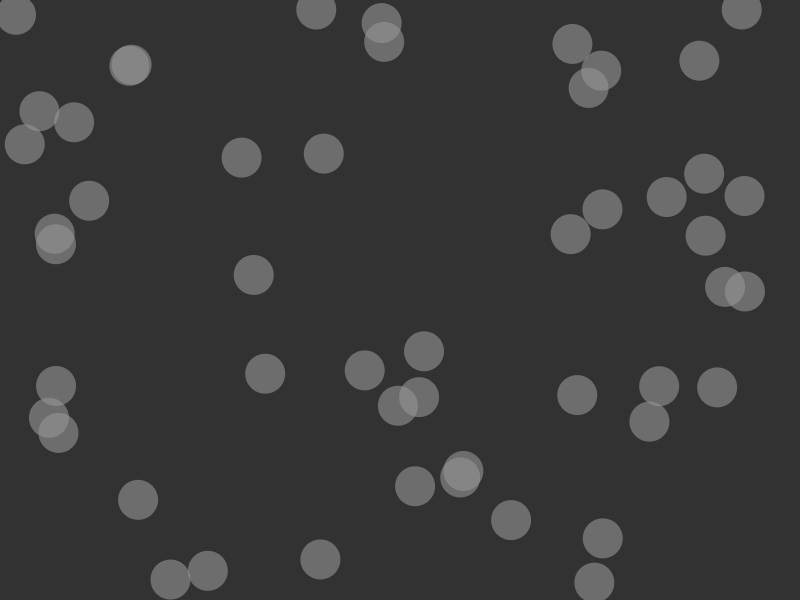
Frame 1 (no input)
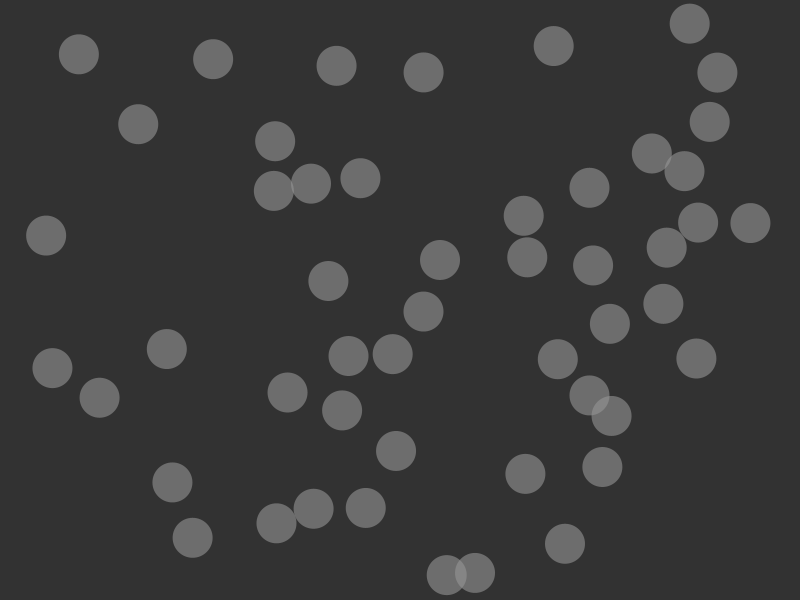
Frame 60 (the mouse pressed at the canvas centre just before this capture)
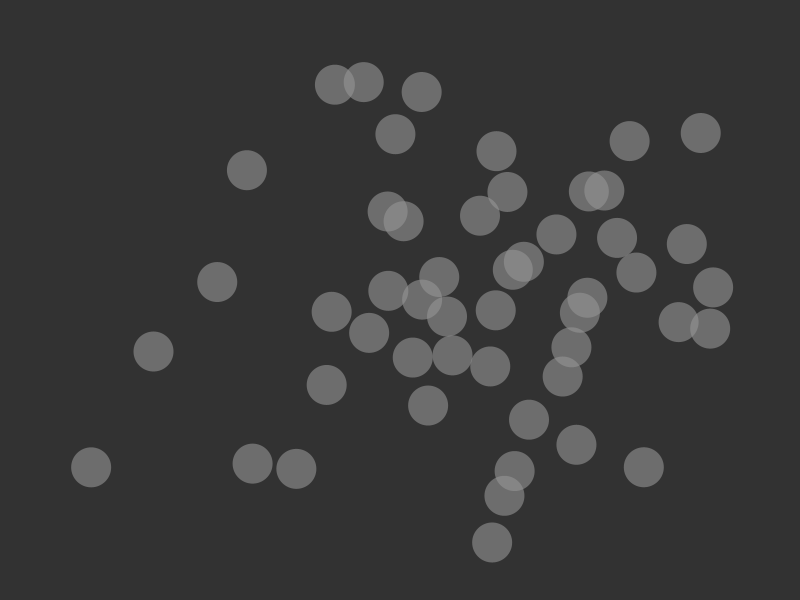
Frame 120 (the mouse held since frame 60 and released just before this capture)

The Processing sketch that drew these frames (run headless with seeded random() and noise(); from frame 60 on, the mouse is pressed at the canvas centre):

// Processing sketch: Es_3_prova
// ── Es_3_prova.pde
Particle p [] = new Particle [50];

void setup() {
   size(800,600);
   background(50);
   for(int i=0; i<p.length; i++){
     p[i] = new Particle();
   }
}

void draw() {
  background(50);
  for(int i=0; i<p.length; i++){
    p[i].Display();
    p[i].Update();
    p[i].CheckBorders();
    for(int j=0; j<p.length; j++){
      PVector force = p[i].attract(p[j]);
      p[j].applyForce(force);
    }
  }
}
// ── Particle.pde
class Particle {
 
  PVector position;
  PVector velocity = new PVector(0.0, 0.0);
  PVector acceleration = new PVector(random(1), 0.0);
  float diameter;
  float mass;
  float col;
  float radius;
  
  Particle () {
   position = new PVector (random(width), random(height));
   mass = 4;
   diameter = mass * 10;
   col = random(255);
   radius = diameter/2;
    
  }
  
  void Update() {
    velocity.add(acceleration);
    position.add(velocity); 
    acceleration.mult(0);
  }
  
  void CheckBorders() {
    if (position.x > width-radius) {
      position.x = width-radius;
      velocity.x *= -1;
    } else if (position.x < radius) {
      velocity.x *= -1;
      position.x = radius;
    }

    if (position.y > height-radius) {
      velocity.y *= -1;
      position.y = height-radius;
    }else if(position.y < radius){
      velocity.y *= -1;
      position.y = radius;
    }
  }
  
  void applyForce(PVector force) {
   PVector a = PVector.div(force,mass);
   acceleration.add( a );
  }
  
  PVector attract( Particle p ){
    //distanza tra due vettori
    PVector force = PVector.sub(position, p.position);
    float d = force.mag();
    d = constrain(d, 1, 150);
    float G = 5;
    //force già è la sottrazione tra le distaze e quindi uso normalize per ottenere
    //il vettore di lunghezza unitaria che punta da un oggetto a un altro
    force.normalize();
    //calcolo la dimensione della forza
    float strength = (G * mass * p.mass) / (d * d);
    //do la direzione alla forza
    force.mult(strength);
    //repulsione
    if(d < 50){
      force.mult(-10);
    }
    return force;
  }
  
 void Display() {
    noStroke();
    fill(150, 150);
    ellipse(position.x,position.y,diameter,diameter);
    
  }
  
}
